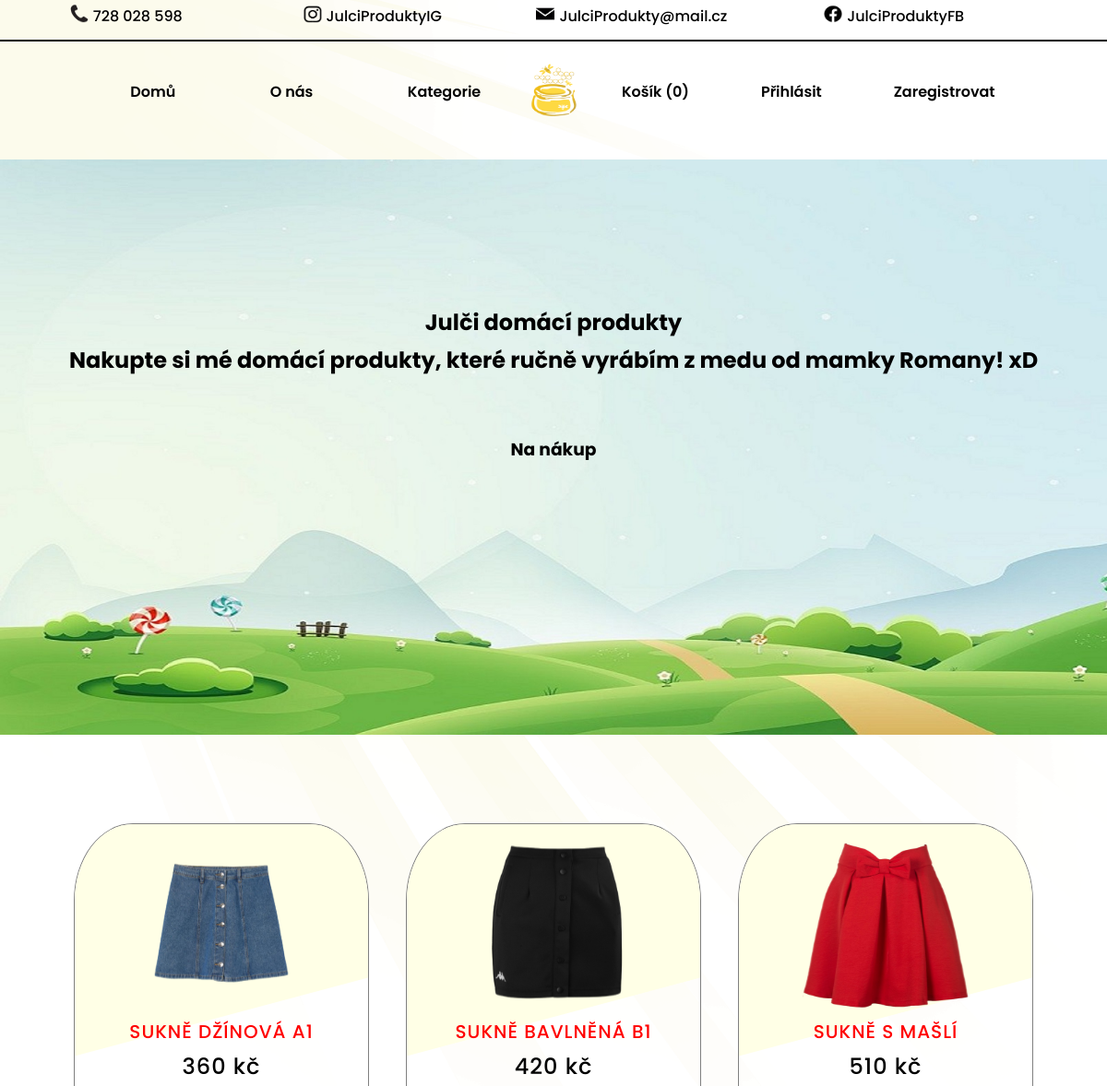
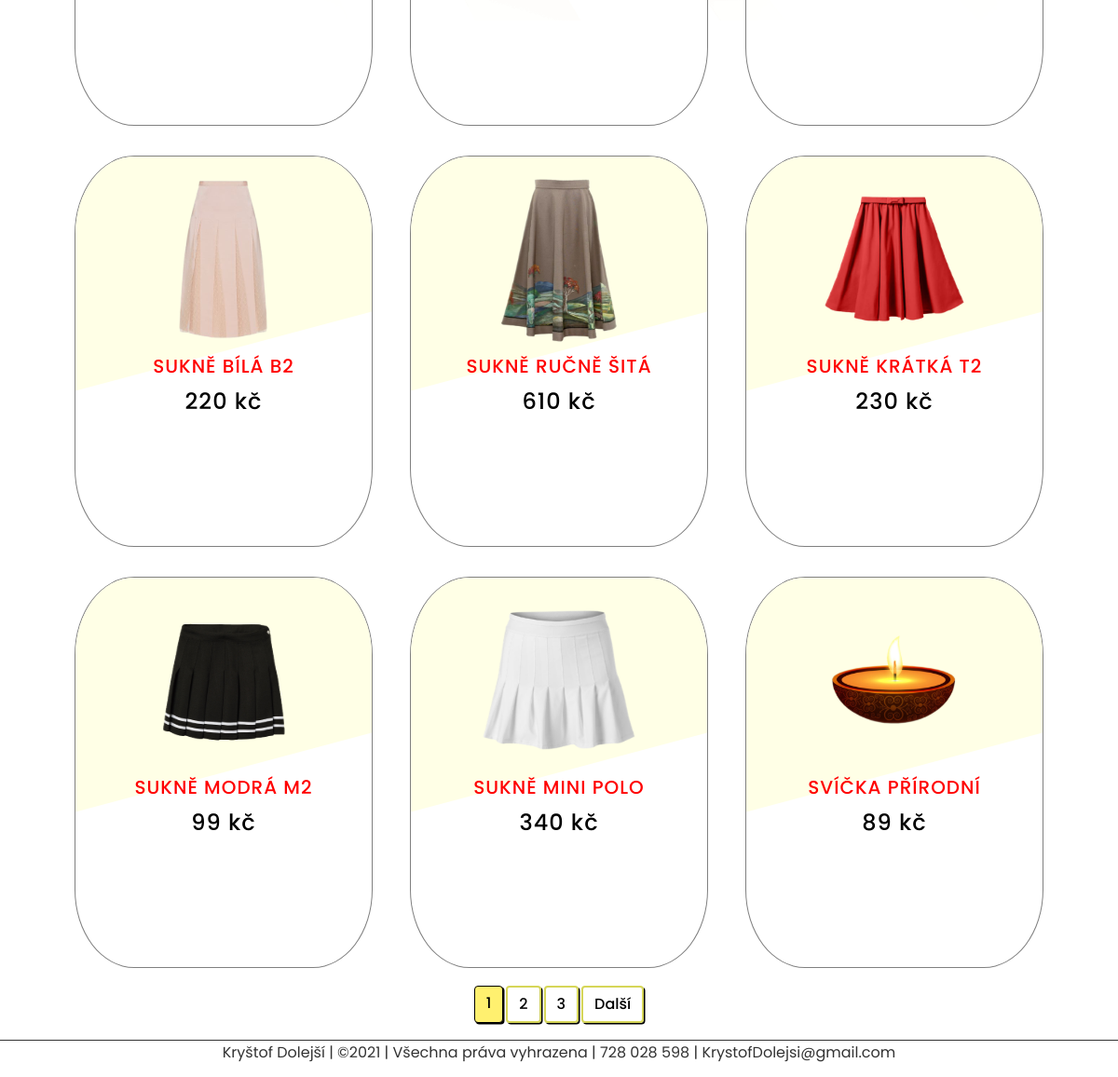
The page / on the database its author committed (2 pictures, top to bottom).
### products/models.py (models this page shows, shortened)
class Addproduct(db.Model):
    id = db.Column(db.Integer, primary_key=True)
    name = db.Column(db.String(80), nullable=False)
    price = db.Column(db.Numeric(10,0), nullable=False)
    discount = db.Column(db.Integer, default=0)
    stock = db.Column(db.Integer, nullable=False)
    colors = db.Column(db.Text, nullable=False)
    desc = db.Column(db.Text, nullable=False)
    pub_date = db.Column(db.DateTime, nullable=False, default=datetime.utcnow)
    brand_id = db.Column(db.Integer, db.ForeignKey('brand.id'), nullable=False)
    brand = db.relationship('Brand', backref=db.backref('brand', lazy=True))
    category_id = db.Column(db.Integer, db.ForeignKey('category.id'), nullable=False)
    category = db.relationship('Category', backref=db.backref('category', lazy=True))
    image_1 = db.Column(db.String(150), nullable=False, default="image.jpg")
    image_2 = db.Column(db.String(150), nullable=False, default="image.jpg")
    image_3 = db.Column(db.String(150), nullable=False, default="image.jpg")

### products/routes.py (the view)
@app.route("/")
def home():
    page = request.args.get("page", 1, type=int)
    products = Addproduct.query.filter(Addproduct.stock > 0).paginate(page=page, per_page=9)
    return render_template("products/index.html", products = products, brands = brands(), categories=categories(), title="Julči domácí výrobky")

### products/routes.py (called while the page is built)
def brands():
    brands = Brand.query.all()
    return brands

def categories():
    categories = Category.query.join(Addproduct, (Category.id == Addproduct.category_id)).all()
    return categories

### templates/products/index.html (shortened to what this page needs)
{% extends "layout.html" %}
{% block content %}
<main>
    {% include "navbar.html" %}
    <section class="introduction">
        <div class="container-intro">
            <h1>Julči domácí produkty</h1>
            <h2>Nakupte si mé domácí produkty, které ručně vyrábím z medu od mamky Romany! xD</h2>
            <a href="{{ url_for('home') }}"><h3>Na nákup</h3></a>
        </div>
    </section>
    <section class="presentation">
        {% if category %}
            {% for c in category.items %}
                <div class="card">
                    <div class="imgBx">
                        <img src="{{ url_for('static', filename='images/' + c.image_1) }}" alt="{{ c.name }}">
                        {% if c.discount > 0 %}
                        <p style="text-shadow: 1px 1px #000; color:red; transform: rotate(-15deg); position: absolute; top:20%; left: 20%">Sleva {{ c.discount }} %</p>
                        {% endif %}
                    </div>
                    <div class="contentBx">
                        <h3>{{ c.name }}</h3>
                        <h4 class="price">{{ c.price }} kč</h4>
                        <form action="{{ url_for('add_cart') }}" method="POST">
                            <input type="hidden" name="c" value="{{ c.id }}">
                            <button type="submit" class="buy">Do košíku</button>
                            <input type="hidden" name="quantity" id="" value="1" min="1" max="{{ c.stock }}"></input>
                            {% set colors = c.colors.split(",") %}
                            <select  name="colors" id="colors" style="visibility: hidden;">
                                {% for color in colors %}
                                {% set col = color.split(":") %}
                                    <option value="{{ col[0] }}">{{ col[0]|capitalize }}</option>
                                {% endfor %}
                            </select>
                        </form>
                        <a href="{{ url_for('single_page', id=c.id) }}" class="buy">Detail</a>
                    </div>
                </div>
            {% endfor %}
            <!-- <div class="pagination">
                {% if category.has_prev %}
                    <a href="{{ url_for('get_category',id=get_cat.id, page=get_cat.prev_num) }}" class="btn btn-hover">Předchozí</a>
                {% endif %}
                {% if category.total > 8 %}
                    {% for page_num in category.iter_pages(left_edge=1, right_edge=2, left_current=1, right_current=2) %}
                        {% if page_num %}
                            {% if category.page== page_num %}
                            <a href="{{ url_for('get_category', id=get_cat.id, page=page_num) }}" class="btn btn-active">{{page_num}}</a>
                            {% else %}
                            <a href="{{ url_for('get_category',id=get_cat.id, page=page_num) }}" class="btn btn-hover">{{page_num}}</a>
                            {% endif %}
                        {% else %}
                        ...
                        {% endif %}
                    {% endfor %}
                {% endif %}
                {% if category.has_next %}
                    <a href="{{ url_for('get_category',id=get_cat.id, page=category.next_num) }}" class="btn btn-hover">Další</a>
                {% endif %}
            </div> -->
        {% else %}
            {% for product in products.items %}
                <div class=content-section>
                    <div class="card">
                        <div class="imgBx">
                            <img src="{{ url_for('static', filename='images/' + product.image_1) }}" alt="{{ product.name }}">
                        </div>
                        <div class="contentBx">
                            <h3>{{ product.name }}</h3>
                            <h4 class="price">{{ product.price }} kč</h4>
                            <form action="{{ url_for('add_cart') }}" method="POST">
                                {% set colors = product.colors.split(",") %}
                            </form>
                        </div>
                    </div>
                </div>
            {% endfor %}
    </section>
    <div class="pagination">
            {% if products.total > 8 %}
                {% for page_num in products.iter_pages(left_edge=1, right_edge=2, left_current=1, right_current=2) %}
                    {% if page_num %}
                        {% if products.page== page_num %}
                            <a href="{{ url_for('home', page=page_num) }}" class="btn btn-active">{{page_num}}</a>
                        {% else %}
                            <a href="{{ url_for('home', page=page_num) }}" class="btn btn-hover">{{page_num}}</a>
                        {% endif %}
                        {% else %}
                            ...
                    {% endif %}
                {% endfor %}
            {% endif %}
            {% if products.has_next %}
                <a href="{{ url_for('home', page=products.next_num) }}" class="btn btn-hover">Další</a>
            {% endif %}
        {% endif %}
    </div>
</main>
{% endblock content %}

### templates/layout.html (shortened to what this page needs)
<!doctype html>
<html lang="en">
  <head>
    <link rel="stylesheet" href="{{ url_for('static', filename='css/header.css') }}">
    <link rel="stylesheet" href="{{ url_for('static', filename='css/body.css') }}">
  </head>
<body>
  {% block content %}
  {% endblock content %}
  {% include "footer.html" %}
</body>
</html>

### templates/navbar.html (shortened to what this page needs)
<header>
  <ul class="contact">
    <li class="phone">
      <img src="{{url_for('static', filename='logos/phone.png')}}" alt="phone" height="20" width="20">
      728 028 598
    </li>
    <li class="instagram">
      <img src="{{url_for('static', filename='logos/instagram.png')}}" alt="Instagram" height="20" width="20">
      JulciProduktyIG
    </li>
    <li class="email">
      <img src="{{url_for('static', filename='logos/email.png')}}" alt="Instagram" height="20" width="20">
      JulciProdukty@mail.cz
    </li>
    <li class="facebook">
      <img src="{{url_for('static', filename='logos/facebook.png')}}" alt="Instagram" height="20" width="20">
      JulciProduktyFB
    </li>
  </ul>
</header>
<nav class="display-PC">
  <ul class="navbar">
    <li>
      <a class="nav-link" href="{{url_for('home')}}">Domů</a>
    </li>
    <li>
      <a class="nav-link" href="{{ url_for('home') }}">O nás</a>
    </li>
    <li class="dropdown">
      <a class="nav-link" href="#">
        Kategorie
      </a>
    </li>
  </ul>
  <div class="main-logo">
    <img src="{{url_for('static', filename='logos/hlavni_logo.png')}}" alt="logo" height="70" width="60">
  </div>
  <ul class="side-bar">
    {% if current_user.is_authenticated %}
      <li>
        <a class="nav-link" href="{{url_for('get_cart')}}" tabindex="-1" aria-disabled="true">Košík ({{session['Shoppingcart']|length }})</a>
      </li>
      <li>
        <a class="nav-link" href="{{ url_for('customer_profile') }}" class="nav-item">{{ current_user.username }}</a>
      </li>
      <li>
        <a class="nav-link" href="{{ url_for('customer_logout') }}">Odhlásit</a>
      </li>
    {% else %}
      <li>
        <a class="nav-link" href="{{url_for('get_cart')}}" tabindex="-1" aria-disabled="true">Košík ({{session['Shoppingcart']|length }})</a>
      </li>
      <li>
        <a class="nav-link"  href="{{ url_for('customer_login') }}">Přihlásit</a>
      </li>
      <li>
        <a class="nav-link" href="{{ url_for('customer_register') }}">Zaregistrovat</a>
      </li>
    {% endif %}
  </ul>
</nav>

### templates/footer.html
<footer>
    <p>Kryštof Dolejší | ©2021 | Všechna práva vyhrazena | 728 028 598 | KrystofDolejsi@gmail.com </p>
</footer>

### static/css/header.css (style rules this page uses)
* { margin: 0px; padding: 0px; box-sizing: border-box; font-family: "Poppins", sans-serif; }
body { min-height: 100vh; font-family: "Poppins", sans-serif; }
header { width: 100%; min-height: 5vh; border-bottom: 2px solid black; }
nav.display-PC { display: flex; justify-content: space-between; align-items: center; width: 85%; height: 10vh; margin: auto; margin-top: 1rem; }
ul { list-style: none; }
li, a { font-weight: 500; font-size: 1rem; text-decoration: none; }
h1 { margin-bottom: .5rem; line-height: 1.2; }
ul.navbar { display: flex; flex:1; justify-content: space-around; align-items: center; }
ul.side-bar { display: flex; flex: 1; justify-content: space-around; }
ul.side-bar li { padding-left: 15px; }
.contact { display: flex; justify-content: space-evenly; align-items: center; margin-top: 5px; align-items: end; width: 100%; }
header ul li { display: flex; }
header ul li img { margin-right: 5px; }
.email, .facebook { flex: 0.2; margin-left: 5px; }
.phone, .instagram { flex: 0.15; margin-left: 5px; }
.main-logo { position: relative; }
.main-logo img, .home img, .cart img, .burger img { height: 60px; width: 55px; margin: 0px!important; }
.nav-link { color: rgb(0, 0, 0); font-weight: 600; }
.nav-link::after { transition: all ease-in-out 0.5s; border-bottom: 3px solid rgb(0, 0, 0);; content: ""; height: 0px; display: block; width: 0; }
.dropdown { display: inline-block; }

### rows shown on the page
Addproduct: image_1 (picture), name "SUKNĚ DŽÍNOVÁ A1", price "360"
Addproduct: image_1 (picture), name "SUKNĚ BAVLNĚNÁ B1", price "420"
Addproduct: image_1 (picture), name "SUKNĚ S MAŠLÍ", price "510"
Addproduct: image_1 (picture), name "SUKNĚ BÍLÁ B2", price "220"
Addproduct: image_1 (picture), name "SUKNĚ RUČNĚ ŠITÁ", price "610"
Addproduct: image_1 (picture), name "SUKNĚ KRÁTKÁ T2", price "230"
Addproduct: image_1 (picture), name "SUKNĚ MODRÁ M2", price "99"
Addproduct: image_1 (picture), name "SUKNĚ MINI POLO", price "340"
Addproduct: image_1 (picture), name "SVÍČKA PŘÍRODNÍ", price "89"

### other values the page prints
{{ session['Shoppingcart']|length }} "0"
{{ page_num }} "1"
{{ page_num }} "2" "3"
